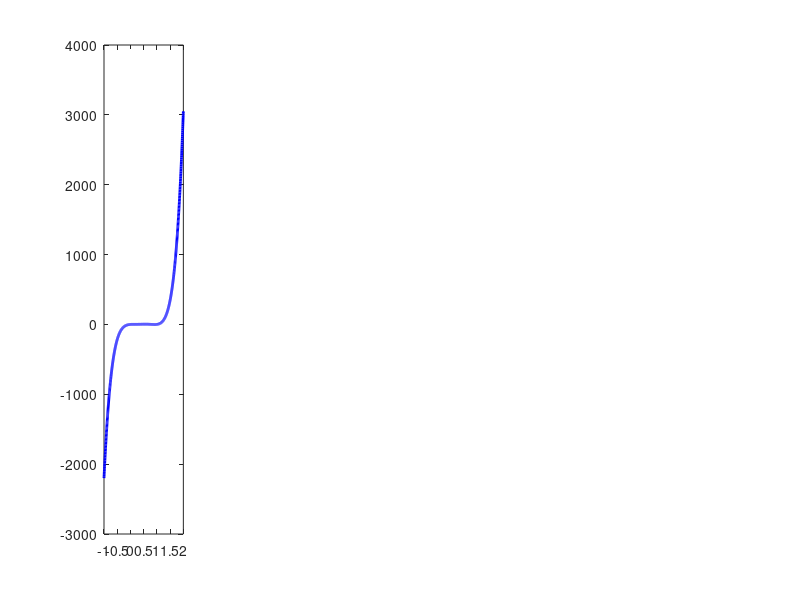

The MATLAB script that drew this image: (Note: this script raises an error after producing the figure.)
clc; clear; close all;

if ~exist('graphs','dir'), mkdir('graphs'); end

%% ============================================================================
%  PROBLEM 1 -- Polynomial Differentiation
%% ============================================================================

%% 1A.  Function and exact analytical derivatives
% ─────────────────────────────────────────────────────────────────────────────
f  = @(x)  0.2 + 25*x  - 200*x.^2  + 675*x.^3  - 900*x.^4  + 400*x.^5;
f1 = @(x)  25  - 400*x + 2025*x.^2 - 3600*x.^3 + 2000*x.^4;
f2 = @(x) -400 + 4050*x - 10800*x.^2 + 8000*x.^3;
f3 = @(x)  4050 - 21600*x + 24000*x.^2;
f4 = @(x) -21600 + 48000*x;

x_exact = linspace(-1, 2, 1000);

%% 1B.  Plot f(x) and its four exact derivatives  (Figure 1)
% ─────────────────────────────────────────────────────────────────────────────
figure('Name','Exact Derivatives','NumberTitle','off');
funcs  = {f,  f1,  f2,  f3,  f4};
labels = {'f(x)', "f'(x)", "f''(x)", "f'''(x)", "f^{(4)}(x)"};
colors = {'b','r','g','m','k'};
for k = 1:5
    subplot(1,5,k);
    plot(x_exact, funcs{k}(x_exact), colors{k}, 'LineWidth', 2);
    yline(0,'k--','LineWidth',0.7);
    xlabel('x'); ylabel(labels{k}); title(labels{k});
    xlim([-1 2]); grid on;
end
sgtitle('f(x) and Its First Four Exact Derivatives', 'FontSize',11,'FontWeight','bold');
saveas(gcf,'graphs/lab7_fig1_exact_derivs.pdf');

%% 1C.  Numerical grid
% ─────────────────────────────────────────────────────────────────────────────
h  = 0.05;
x  = -1 : h : 2;          % same as linspace but exact spacing
n  = length(x);
fx = f(x);

%% 1D.  Forward-difference formulae  (loop-free, vectorised)
% Stencil applied pointwise; tail points filled with last valid value.
% Coefficients taken directly from Table 1 (image1 in the problem sheet).
% ─────────────────────────────────────────────────────────────────────────────

% -- 1st derivative ---------------------------------------------------------
d1_oh  = zeros(1,n);  d1_oh2 = zeros(1,n);
% O(h):  [-1  1] / h
d1_oh(1:n-1)   = (fx(2:n)   - fx(1:n-1))                           / h;
d1_oh(n)       = d1_oh(n-1);
% O(h^2): [-3  4  -1] / 2h
d1_oh2(1:n-2)  = (-fx(3:n)  + 4*fx(2:n-1) - 3*fx(1:n-2))          / (2*h);
d1_oh2(n-1:n)  = d1_oh2(n-2);

% -- 2nd derivative ---------------------------------------------------------
d2_oh  = zeros(1,n);  d2_oh2 = zeros(1,n);
% O(h):  [1  -2  1] / h^2
d2_oh(1:n-2)   = (fx(3:n)   - 2*fx(2:n-1) + fx(1:n-2))            / h^2;
d2_oh(n-1:n)   = d2_oh(n-2);
% O(h^2): [2  -5  4  -1] / h^2
d2_oh2(1:n-3)  = (2*fx(1:n-3) - 5*fx(2:n-2) + 4*fx(3:n-1) - fx(4:n)) / h^2;
d2_oh2(n-2:n)  = d2_oh2(n-3);

% -- 3rd derivative ---------------------------------------------------------
d3_oh  = zeros(1,n);  d3_oh2 = zeros(1,n);
% O(h):  [-1  3  -3  1] / h^3
d3_oh(1:n-3)   = (- fx(1:n-3) + 3*fx(2:n-2) - 3*fx(3:n-1) + fx(4:n)) / h^3;
d3_oh(n-2:n)   = d3_oh(n-3);
% O(h^2): [-5  18  -24  14  -3] / 2h^3
d3_oh2(1:n-4)  = (-5*fx(1:n-4) + 18*fx(2:n-3) - 24*fx(3:n-2) ...
                  + 14*fx(4:n-1) - 3*fx(5:n))                       / (2*h^3);
d3_oh2(n-3:n)  = d3_oh2(n-4);

% -- 4th derivative ---------------------------------------------------------
d4_oh  = zeros(1,n);  d4_oh2 = zeros(1,n);
% O(h):  [1  -4  6  -4  1] / h^4
d4_oh(1:n-4)   = (fx(1:n-4) - 4*fx(2:n-3) + 6*fx(3:n-2) ...
                  - 4*fx(4:n-1) + fx(5:n))                          / h^4;
d4_oh(n-3:n)   = d4_oh(n-4);
% O(h^2): [3  -14  26  -24  11  -2] / h^4
d4_oh2(1:n-5)  = (3*fx(1:n-5) - 14*fx(2:n-4) + 26*fx(3:n-3) ...
                  - 24*fx(4:n-2) + 11*fx(5:n-1) - 2*fx(6:n))       / h^4;
d4_oh2(n-4:n)  = d4_oh2(n-5);

%% 1E.  Print numerical comparison table at x = 0.5
% ─────────────────────────────────────────────────────────────────────────────
xs = 0.5;
[~, si] = min(abs(x - xs));
exact_v = [f1(xs), f2(xs), f3(xs), f4(xs)];
oh_v    = [d1_oh(si), d2_oh(si), d3_oh(si), d4_oh(si)];
oh2_v   = [d1_oh2(si), d2_oh2(si), d3_oh2(si), d4_oh2(si)];

fprintf('\n===== Numerical Derivatives at x = %.1f, h = %.2f =====\n', xs, h);
fprintf('%-12s  %12s  %12s  %12s  %12s  %12s\n', ...
        'Deriv', 'Exact', 'O(h)', 'Err O(h)', 'O(h^2)', 'Err O(h^2)');
fprintf('%s\n', repmat('-',1,75));
dnames = {'f1','f2','f3','f4'};
for k = 1:4
    fprintf('%-12s  %12.4f  %12.4f  %12.4f  %12.4f  %12.4f\n', ...
            dnames{k}, exact_v(k), oh_v(k), abs(oh_v(k)-exact_v(k)), ...
            oh2_v(k), abs(oh2_v(k)-exact_v(k)));
end

%% 1F.  Figures 2–5: Exact vs O(h) vs O(h^2)
% ─────────────────────────────────────────────────────────────────────────────
fexact_cells = {f1,    f2,     f3,      f4     };
oh_cells     = {d1_oh, d2_oh,  d3_oh,   d4_oh  };
oh2_cells    = {d1_oh2,d2_oh2, d3_oh2,  d4_oh2 };
dtitles      = {'First Derivative',  'Second Derivative', ...
                'Third Derivative',  'Fourth Derivative'};
ylabels      = {"f'(x)", "f''(x)", "f'''(x)", "f^{(4)}(x)"};
fignums      = [2 3 4 5];
fignames     = {'lab7_fig2_deriv1','lab7_fig3_deriv2', ...
                'lab7_fig4_deriv3','lab7_fig5_deriv4'};

for k = 1:4
    figure('Name',sprintf('Deriv%d Num',k),'NumberTitle','off');
    plot(x_exact, fexact_cells{k}(x_exact), 'k-',  'LineWidth',2.4, ...
         'DisplayName','Exact'); hold on;
    plot(x,       oh_cells{k},              'r--', 'LineWidth',1.8, ...
         'DisplayName','O(h)');
    plot(x,       oh2_cells{k},             'b-.', 'LineWidth',1.8, ...
         'DisplayName','O(h^2)');
    yline(0,'Color',[.6 .6 .6],'LineWidth',0.6);
    xlabel('x'); ylabel(ylabels{k});
    title(sprintf('%s: Exact vs O(h) vs O(h^2)  (h = %.2f)', dtitles{k}, h));
    xlim([-1 2]); legend('Location','best'); grid on;
    saveas(gcf, sprintf('graphs/%s.pdf', fignames{k}));
end

%% 1G.  MATLAB built-ins: diff and gradient
% ─────────────────────────────────────────────────────────────────────────────
% diff(y)./diff(x) — O(h), length shrinks by 1 each call
% gradient(y, h)   — O(h^2) at interior, length preserved

% Pre-build diff and gradient results for all four orders
x_diff_cell = cell(1,4);  y_diff_cell = cell(1,4);
y_grad_cell = cell(1,4);

y_d = fx;  x_d = x;
y_g = fx;
for k = 1:4
    % diff
    y_d        = diff(y_d) ./ diff(x_d);
    x_d        = (x_d(1:end-1) + x_d(2:end)) / 2;   % midpoints
    x_diff_cell{k} = x_d;
    y_diff_cell{k} = y_d;
    % gradient
    y_g            = gradient(y_g, h);
    y_grad_cell{k} = y_g;
end

fignames_bi = {'lab7_fig6_diff_grad_deriv1','lab7_fig7_diff_grad_deriv2', ...
               'lab7_fig8_diff_grad_deriv3','lab7_fig9_diff_grad_deriv4'};
for k = 1:4
    figure('Name',sprintf('Deriv%d Builtin',k),'NumberTitle','off');
    plot(x_exact, fexact_cells{k}(x_exact), 'k-',  'LineWidth',2.4, ...
         'DisplayName','Exact'); hold on;
    plot(x_diff_cell{k}, y_diff_cell{k},    'r--', 'LineWidth',1.8, ...
         'DisplayName','diff');
    plot(x,              y_grad_cell{k},    'b-.', 'LineWidth',1.8, ...
         'DisplayName','gradient');
    yline(0,'Color',[.6 .6 .6],'LineWidth',0.6);
    xlabel('x'); ylabel(ylabels{k});
    title(sprintf('%s: Exact vs diff vs gradient', dtitles{k}));
    xlim([-1 2]); legend('Location','best'); grid on;
    saveas(gcf, sprintf('graphs/%s.pdf', fignames_bi{k}));
end

%% 1H.  Error vs step-size h at x = 1  (Figure 13)
% ─────────────────────────────────────────────────────────────────────────────
x_s      = 1.0;
exact_d1 = f1(x_s);
h_arr    = logspace(-8, 0, 200);

err_oh   = abs((f(x_s + h_arr) - f(x_s)) ./ h_arr - exact_d1);
err_oh2  = abs((-f(x_s+2*h_arr) + 4*f(x_s+h_arr) - 3*f(x_s)) ./ (2*h_arr) - exact_d1);

figure('Name','Error vs h','NumberTitle','off');
loglog(h_arr, err_oh,  'r-',  'LineWidth',2, 'DisplayName','O(h) formula'); hold on;
loglog(h_arr, err_oh2, 'b--', 'LineWidth',2, 'DisplayName','O(h^2) formula');
% Reference slopes
h_ref = [1e-5, 1e-1];
loglog(h_ref, 1e-8*(h_ref/1e-5).^1, 'k:',  'LineWidth',1.2, 'DisplayName','slope 1');
loglog(h_ref, 1e-10*(h_ref/1e-5).^2,'k--', 'LineWidth',1.2, 'DisplayName','slope 2');
xlabel('Step size h');  ylabel('Absolute error');
title('First-Derivative Error vs Step Size at x = 1');
legend('Location','northwest'); grid on;
saveas(gcf,'graphs/lab7_fig13_error_vs_h.pdf');

%% ============================================================================
%  PROBLEM 2 -- Radar Tracking  (Problem 21.14)
%% ============================================================================

%% 2A.  Data
% ─────────────────────────────────────────────────────────────────────────────
t_data  = [200, 202, 204, 206, 208, 210];
th_data = [0.75, 0.72, 0.70, 0.68, 0.67, 0.66];   % theta (rad)
r_data  = [5120, 5370, 5560, 5800, 6030, 6240];    % r (m)
h_t     = 2;       % time step (s)
idx     = 4;       % 1-based index for t = 206 s

%% 2B.  Centred O(h^2) differences at t = 206 s
% ─────────────────────────────────────────────────────────────────────────────
r_dot    = (r_data(idx+1)  - r_data(idx-1))  / (2*h_t);
r_ddot   = (r_data(idx+1)  - 2*r_data(idx)  + r_data(idx-1))  / h_t^2;
th_dot   = (th_data(idx+1) - th_data(idx-1)) / (2*h_t);
th_ddot  = (th_data(idx+1) - 2*th_data(idx) + th_data(idx-1)) / h_t^2;

r0 = r_data(idx);  th0 = th_data(idx);

%% 2C.  Velocity and acceleration in polar frame
% ─────────────────────────────────────────────────────────────────────────────
v_r   = r_dot;
v_th  = r0 * th_dot;
v_mag = sqrt(v_r^2 + v_th^2);

a_r   = r_ddot - r0 * th_dot^2;
a_th  = r0 * th_ddot + 2 * r_dot * th_dot;
a_mag = sqrt(a_r^2 + a_th^2);

fprintf('\n===== Problem 2 -- Centred Differences at t = 206 s =====\n');
fprintf('  r_dot         = %10.4f  m/s\n',    r_dot);
fprintf('  theta_dot     = %10.6f  rad/s\n',  th_dot);
fprintf('  r_ddot        = %10.4f  m/s^2\n',  r_ddot);
fprintf('  theta_ddot    = %10.6f  rad/s^2\n',th_ddot);
fprintf('\n  v_r           = %10.4f  m/s\n',   v_r);
fprintf('  v_theta       = %10.4f  m/s\n',    v_th);
fprintf('  |v|           = %10.4f  m/s\n',    v_mag);
fprintf('\n  a_r           = %10.4f  m/s^2\n', a_r);
fprintf('  a_theta       = %10.4f  m/s^2\n',  a_th);
fprintf('  |a|           = %10.4f  m/s^2\n',  a_mag);

%% 2D.  Cartesian conversion
% ─────────────────────────────────────────────────────────────────────────────
x_cart = r_data .* cos(th_data);
y_cart = r_data .* sin(th_data);

% Unit vectors at t = 206 s
er  = [cos(th0),  sin(th0)];
eth = [-sin(th0), cos(th0)];

% Velocity and acceleration in Cartesian at t = 206 s
v_cart = v_r * er  + v_th * eth;
a_cart = a_r * er  + a_th * eth;

x3 = x_cart(idx);  y3 = y_cart(idx);

%% 2E.  Figure 10 -- Rectangular path
% ─────────────────────────────────────────────────────────────────────────────
figure('Name','Radar Path','NumberTitle','off');
plot(x_cart, y_cart, 'bo-', 'LineWidth',2, 'MarkerFaceColor','b', ...
     'MarkerSize',7, 'DisplayName','Flight path');  hold on;
for k = 1:length(t_data)
    text(x_cart(k), y_cart(k), sprintf('  t=%d s', t_data(k)), ...
         'FontSize',8.5,'VerticalAlignment','bottom');
end
scatter(x3, y3, 120, 'r', 'pentagram', 'filled', ...
        'DisplayName','t = 206 s (analysis)');
xlabel('x (m)');  ylabel('y (m)');
title('Problem 2 -- Radar-Tracked Aircraft Path in Rectangular Coordinates');
legend('Location','northwest');  grid on;
saveas(gcf,'graphs/lab7_fig10_radar_path.pdf');

%% 2F.  Figure 11 -- Velocity vectors (at all interior points)
% ─────────────────────────────────────────────────────────────────────────────
scale_v = 3;   % display scale factor

figure('Name','Velocity Vectors','NumberTitle','off');
plot(x_cart, y_cart, 'bo-', 'LineWidth',1.8, 'MarkerFaceColor','b', ...
     'MarkerSize',5, 'Color',[0.3 0.5 0.9], 'DisplayName','Path');  hold on;

for k = 2:length(t_data)-1
    rd_k  = (r_data(k+1)  - r_data(k-1))  / (2*h_t);
    thd_k = (th_data(k+1) - th_data(k-1)) / (2*h_t);
    vr_k  = rd_k;
    vth_k = r_data(k) * thd_k;
    er_k  = [cos(th_data(k)),  sin(th_data(k))];
    eth_k = [-sin(th_data(k)), cos(th_data(k))];
    vc_k  = vr_k*er_k + vth_k*eth_k;
    quiver(x_cart(k), y_cart(k), vc_k(1)*scale_v, vc_k(2)*scale_v, 0, ...
           'r', 'LineWidth',2, 'MaxHeadSize',0.2, 'AutoScale','off', ...
           'DisplayName','');
end

scatter(x3, y3, 120, 'g', 'pentagram', 'filled', 'DisplayName','t = 206 s');
xlabel('x (m)');  ylabel('y (m)');
title('Problem 2 -- Velocity Vectors on the Aircraft Path');
legend({'Path','Velocity \vec{v}','t = 206 s'}, 'Location','northwest');
grid on;
saveas(gcf,'graphs/lab7_fig11_velocity.pdf');

%% 2G.  Figure 12 -- Acceleration vectors (at all interior points)
% ─────────────────────────────────────────────────────────────────────────────
scale_a = 25;

figure('Name','Acceleration Vectors','NumberTitle','off');
plot(x_cart, y_cart, 'bo-', 'LineWidth',1.8, 'MarkerFaceColor','b', ...
     'MarkerSize',5, 'Color',[0.3 0.5 0.9], 'DisplayName','Path');  hold on;

for k = 2:length(t_data)-1
    rd_k   = (r_data(k+1)  - r_data(k-1))  / (2*h_t);
    thd_k  = (th_data(k+1) - th_data(k-1)) / (2*h_t);
    rdd_k  = (r_data(k+1)  - 2*r_data(k)  + r_data(k-1))  / h_t^2;
    thdd_k = (th_data(k+1) - 2*th_data(k) + th_data(k-1)) / h_t^2;
    ar_k   = rdd_k  - r_data(k)*thd_k^2;
    ath_k  = r_data(k)*thdd_k + 2*rd_k*thd_k;
    er_k   = [cos(th_data(k)),  sin(th_data(k))];
    eth_k  = [-sin(th_data(k)), cos(th_data(k))];
    ac_k   = ar_k*er_k + ath_k*eth_k;
    quiver(x_cart(k), y_cart(k), ac_k(1)*scale_a, ac_k(2)*scale_a, 0, ...
           'Color',[0.9 0.4 0], 'LineWidth',2, 'MaxHeadSize',0.2, ...
           'AutoScale','off', 'DisplayName','');
end

scatter(x3, y3, 120, 'g', 'pentagram', 'filled', 'DisplayName','t = 206 s');
xlabel('x (m)');  ylabel('y (m)');
title('Problem 2 -- Acceleration Vectors on the Aircraft Path');
legend({'Path','Acceleration \vec{a}','t = 206 s'}, 'Location','northwest');
grid on;
saveas(gcf,'graphs/lab7_fig12_acceleration.pdf');

fprintf('\nAll figures saved to graphs/ folder.\n');
